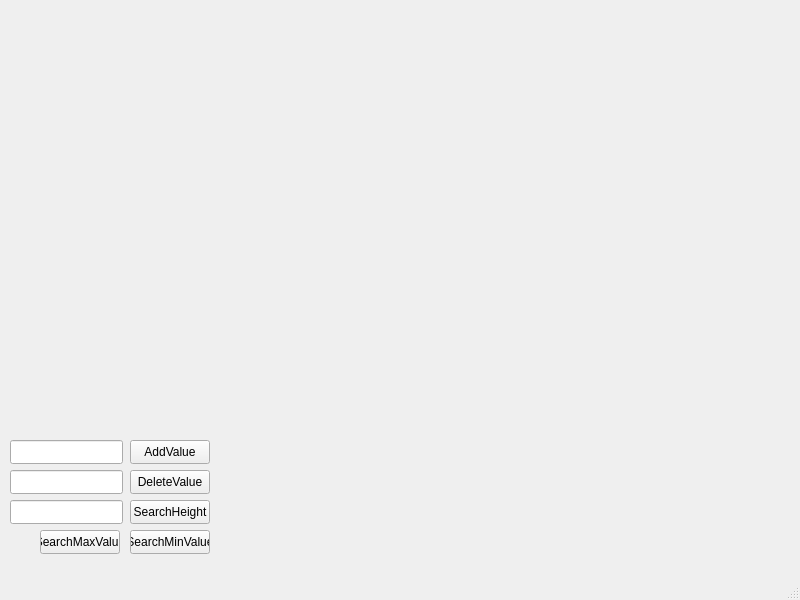
<?xml version="1.0" encoding="UTF-8"?>
<ui version="4.0">
 <class>MainWindow</class>
 <widget class="QMainWindow" name="MainWindow">
  <property name="geometry">
   <rect>
    <x>0</x>
    <y>0</y>
    <width>800</width>
    <height>600</height>
   </rect>
  </property>
  <property name="windowTitle">
   <string>MainWindow</string>
  </property>
  <widget class="QWidget" name="centralwidget">
   <widget class="QLineEdit" name="toAdd">
    <property name="geometry">
     <rect>
      <x>10</x>
      <y>440</y>
      <width>113</width>
      <height>24</height>
     </rect>
    </property>
    <property name="maximumSize">
     <size>
      <width>16777214</width>
      <height>16777215</height>
     </size>
    </property>
    <property name="contextMenuPolicy">
     <enum>Qt::PreventContextMenu</enum>
    </property>
   </widget>
   <widget class="QPushButton" name="Add">
    <property name="geometry">
     <rect>
      <x>130</x>
      <y>440</y>
      <width>80</width>
      <height>24</height>
     </rect>
    </property>
    <property name="maximumSize">
     <size>
      <width>16777214</width>
      <height>16777215</height>
     </size>
    </property>
    <property name="contextMenuPolicy">
     <enum>Qt::PreventContextMenu</enum>
    </property>
    <property name="text">
     <string>AddValue</string>
    </property>
   </widget>
   <widget class="QLineEdit" name="toDelete">
    <property name="geometry">
     <rect>
      <x>10</x>
      <y>470</y>
      <width>113</width>
      <height>24</height>
     </rect>
    </property>
    <property name="maximumSize">
     <size>
      <width>16777214</width>
      <height>16777215</height>
     </size>
    </property>
    <property name="contextMenuPolicy">
     <enum>Qt::PreventContextMenu</enum>
    </property>
   </widget>
   <widget class="QPushButton" name="Delete">
    <property name="geometry">
     <rect>
      <x>130</x>
      <y>470</y>
      <width>80</width>
      <height>24</height>
     </rect>
    </property>
    <property name="maximumSize">
     <size>
      <width>16777214</width>
      <height>16777215</height>
     </size>
    </property>
    <property name="contextMenuPolicy">
     <enum>Qt::PreventContextMenu</enum>
    </property>
    <property name="text">
     <string>DeleteValue</string>
    </property>
   </widget>
   <widget class="QPushButton" name="button_min">
    <property name="geometry">
     <rect>
      <x>130</x>
      <y>530</y>
      <width>80</width>
      <height>24</height>
     </rect>
    </property>
    <property name="maximumSize">
     <size>
      <width>16777214</width>
      <height>16777215</height>
     </size>
    </property>
    <property name="contextMenuPolicy">
     <enum>Qt::PreventContextMenu</enum>
    </property>
    <property name="text">
     <string>SearchMinValue</string>
    </property>
   </widget>
   <widget class="QPushButton" name="button_height">
    <property name="geometry">
     <rect>
      <x>130</x>
      <y>500</y>
      <width>80</width>
      <height>24</height>
     </rect>
    </property>
    <property name="maximumSize">
     <size>
      <width>16777214</width>
      <height>16777215</height>
     </size>
    </property>
    <property name="contextMenuPolicy">
     <enum>Qt::PreventContextMenu</enum>
    </property>
    <property name="text">
     <string>SearchHeight</string>
    </property>
   </widget>
   <widget class="QPushButton" name="button_max">
    <property name="geometry">
     <rect>
      <x>40</x>
      <y>530</y>
      <width>80</width>
      <height>24</height>
     </rect>
    </property>
    <property name="maximumSize">
     <size>
      <width>16777214</width>
      <height>16777215</height>
     </size>
    </property>
    <property name="contextMenuPolicy">
     <enum>Qt::PreventContextMenu</enum>
    </property>
    <property name="text">
     <string>SearchMaxValue</string>
    </property>
   </widget>
   <widget class="QLineEdit" name="line_height">
    <property name="geometry">
     <rect>
      <x>10</x>
      <y>500</y>
      <width>113</width>
      <height>24</height>
     </rect>
    </property>
    <property name="maximumSize">
     <size>
      <width>16777214</width>
      <height>16777215</height>
     </size>
    </property>
    <property name="contextMenuPolicy">
     <enum>Qt::PreventContextMenu</enum>
    </property>
   </widget>
  </widget>
  <widget class="QMenuBar" name="menubar">
   <property name="geometry">
    <rect>
     <x>0</x>
     <y>0</y>
     <width>800</width>
     <height>21</height>
    </rect>
   </property>
  </widget>
  <widget class="QStatusBar" name="statusbar"/>
 </widget>
 <resources/>
 <connections/>
</ui>
